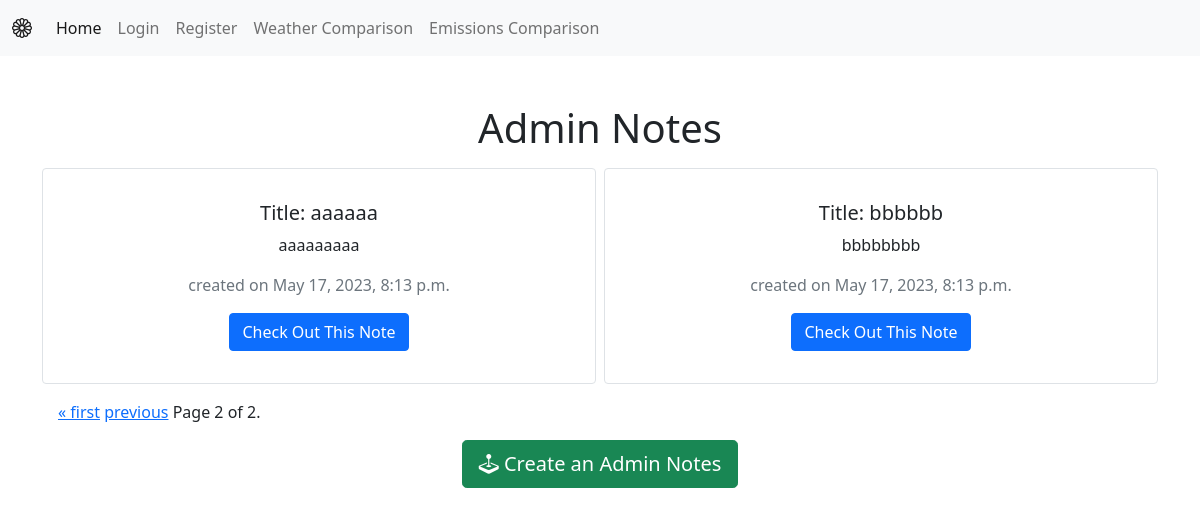
The page /internal/notes/?page=2 on the database as committed earlier.
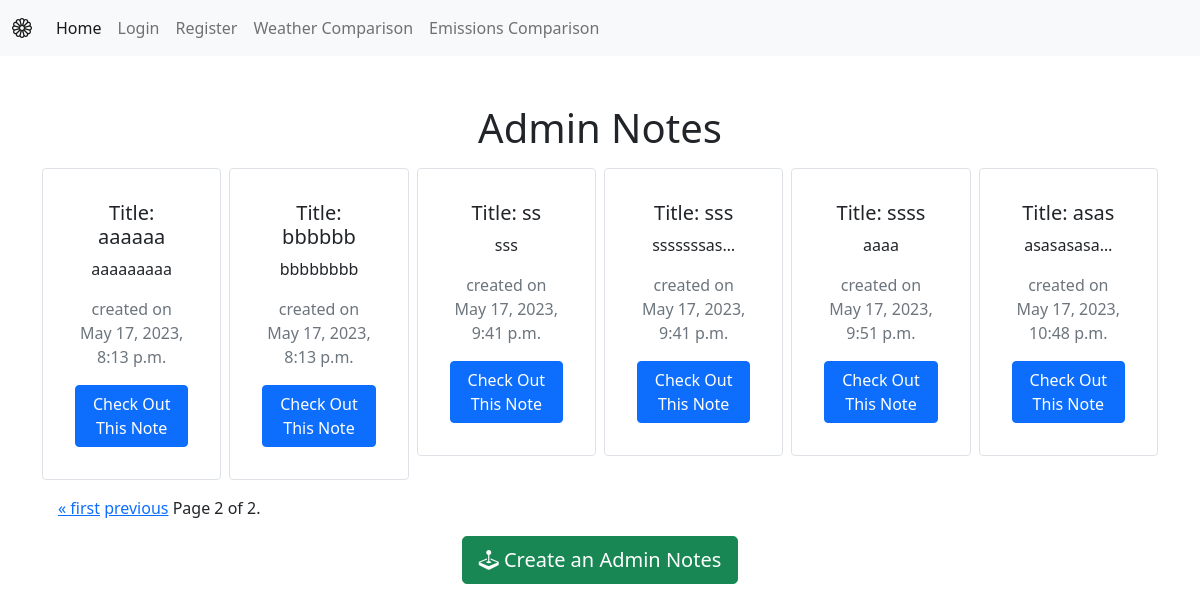
The same page on the database as committed later.
### notes/models.py (models this page shows)
class Notes(models.Model):
    title = models.CharField(max_length=200)
    content = models.TextField()
    created_at = models.DateTimeField(auto_now_add=True) # auto_now_add=True -> auto set date and time when note is created

### notes/views.py (the view)
# urls.py: path("notes/", views.notes_list, name="notes_list"), # name can be used to refer to this url in templates via <a href="{% url 'notes_list' %}">Notes</a>
def notes_list(request):
    all_notes = Notes.objects.all() # get all notes from db
    paginator = Paginator(all_notes, 6) # split notes into pages of 4
    try:
        page_number = request.GET.get("page")
        page_obj = paginator.get_page(page_number)
        return render(request, 'notes/notes_list.html', {"page_obj": page_obj}) # return request, template, context
    except EmptyPage:
        page_obj = paginator.get_page(paginator.num_pages)
        return render(request, 'notes/notes_list.html', {"page_obj": page_obj})
    except PageNotAnInteger:
        page_obj = paginator.get_page(1)
        return render(request, 'notes/notes_list.html', {"page_obj": page_obj})

### notes/templates/notes/notes_list.html (shortened to what this page needs)
{% extends "base.html" %}
{% block content %}
<h1 class="m-3"> Admin Notes</h1>
<div class="card-group row row-cols3 g-2">
{% for note in page_obj %}
    <div class="col">
        <div class="p-3 border card">
            <div class="card-body">
                <h5 class="card-title">Title: {{ note.title|truncatechars:14 }}</h5>
                <p class="card-text">{{ note.content|truncatechars:10 }}</p>
                <p class="text-muted">created on {{ note.created_at }} </p>
                <a href="{% url 'notes_list' %}{{note.id}}" type="button" class="btn btn-primary">Check Out This Note</a>
            </div>
        </div>
    </div>
{% endfor %}
</div>
<div class="pagination m-3">
    <span class="step-links">
        {% if page_obj.has_previous %}
            <a href="?page=1">&laquo; first</a>
            <a href="?page={{ page_obj.previous_page_number }}">previous</a>
        {% endif %}
        <span class="current">
            Page {{ page_obj.number }} of {{ page_obj.paginator.num_pages }}.
        </span>
    </span>
</div>
<a href="{% url 'notes_create' %}" type="button" class="btn btn-success btn-lg"><i class="bi bi-joystick"></i> Create an Admin Notes</a>
{% endblock %}

Rows that differ between the two databases and show on the page:
added Notes: title "ss", content "sss", created_at "May 17, 2023, 9:41 p.m."
added Notes: title "sss", content "sssssssas…", created_at "May 17, 2023, 9:41 p.m."
added Notes: title "ssss", content "aaaa", created_at "May 17, 2023, 9:51 p.m."
added Notes: title "asas", content "asasasasa…", created_at "May 17, 2023, 10:48 p.m."
